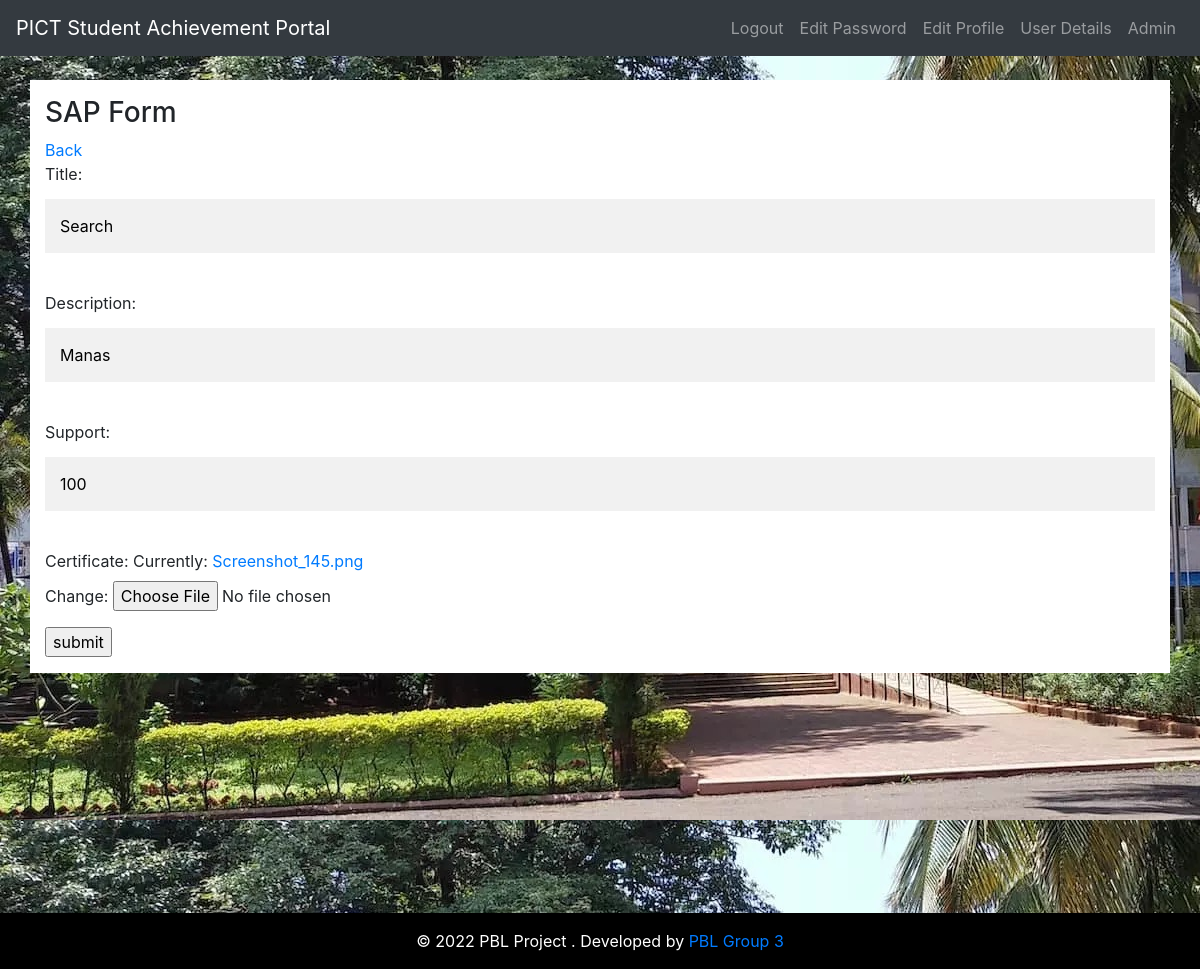
The app's page /SAP-Edit/26/ (signed in) with its own data.
### CRUD/models.py (models this page shows, shortened)
class Achievements(models.Model):
    user = models.ForeignKey(User,on_delete=models.CASCADE,null=True,blank=True)
    title= models.CharField(max_length=200)
    description=models.CharField(null=True,blank=True,max_length=200)
    support=models.CharField(max_length=200)
    created=models.DateTimeField(auto_now_add=True)
    certificate=models.FileField(blank=False)

### CRUD/views.py (the view)
# urls.py: path('SAP-Edit/<int:pk>/',Edit.as_view(),name='SAP-Edit'),
class Edit(LoginRequiredMixin,UpdateView):
    model=Achievements
    fields=['title', 'description','support','certificate']
    success_url=reverse_lazy('SAP')

### CRUD/templates/CRUD/achievements_form.html (shortened to what this page needs)
{% extends 'CRUD/main.html' %}
{% block content %}
<h3>SAP Form</h3>
<a href="{% url 'SAP' %}">Back</a>
<form method="POST" action="" enctype="multipart/form-data">
    {{form.as_p}}
    <input type="submit" value="submit">
</form>
{% endblock %}

### records on screen
Achievements: title "Search", description "Manas", support "100"
